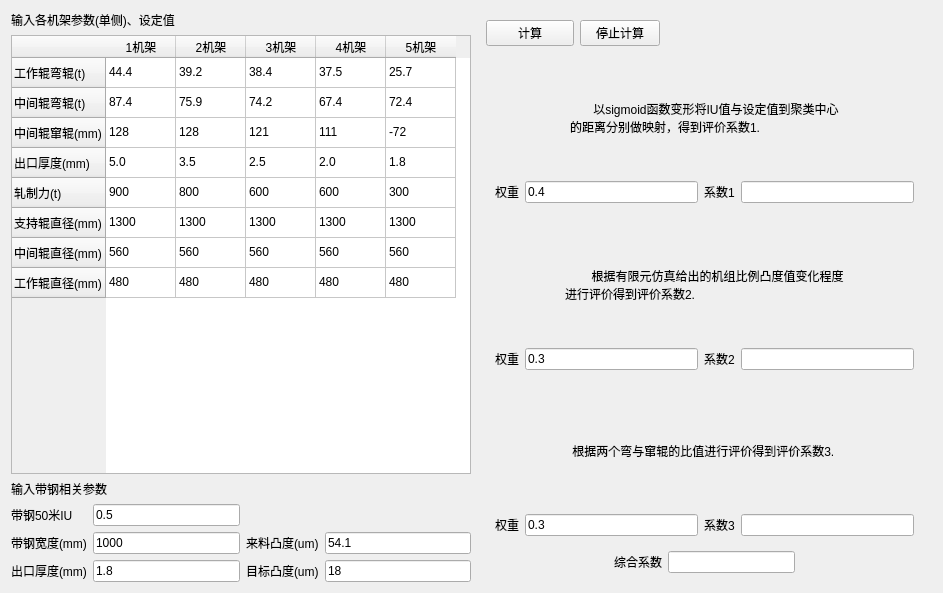
<?xml version="1.0" encoding="UTF-8"?>
<ui version="4.0">
 <class>PresetEvaluate</class>
 <widget class="QWidget" name="PresetEvaluate">
  <property name="geometry">
   <rect>
    <x>0</x>
    <y>0</y>
    <width>943</width>
    <height>593</height>
   </rect>
  </property>
  <property name="windowTitle">
   <string>预设定值评价</string>
  </property>
  <layout class="QHBoxLayout" name="horizontalLayout_9">
   <item>
    <widget class="CardWidget" name="CardWidget">
     <layout class="QVBoxLayout" name="verticalLayout_5" stretch="0,0,0,0">
      <property name="leftMargin">
       <number>0</number>
      </property>
      <property name="topMargin">
       <number>0</number>
      </property>
      <property name="rightMargin">
       <number>0</number>
      </property>
      <property name="bottomMargin">
       <number>0</number>
      </property>
      <item>
       <widget class="SubtitleLabel" name="SubtitleLabel">
        <property name="text">
         <string>输入各机架参数(单侧)、设定值</string>
        </property>
       </widget>
      </item>
      <item>
       <widget class="TableWidget" name="TableWidget">
        <property name="sizeAdjustPolicy">
         <enum>QAbstractScrollArea::AdjustToContents</enum>
        </property>
        <attribute name="horizontalHeaderDefaultSectionSize">
         <number>70</number>
        </attribute>
        <row>
         <property name="text">
          <string>工作辊弯辊(t)</string>
         </property>
        </row>
        <row>
         <property name="text">
          <string>中间辊弯辊(t)</string>
         </property>
        </row>
        <row>
         <property name="text">
          <string>中间辊窜辊(mm)</string>
         </property>
        </row>
        <row>
         <property name="text">
          <string>出口厚度(mm)</string>
         </property>
        </row>
        <row>
         <property name="text">
          <string>轧制力(t)</string>
         </property>
        </row>
        <row>
         <property name="text">
          <string>支持辊直径(mm)</string>
         </property>
        </row>
        <row>
         <property name="text">
          <string>中间辊直径(mm)</string>
         </property>
        </row>
        <row>
         <property name="text">
          <string>工作辊直径(mm)</string>
         </property>
        </row>
        <column>
         <property name="text">
          <string>1机架</string>
         </property>
        </column>
        <column>
         <property name="text">
          <string>2机架</string>
         </property>
        </column>
        <column>
         <property name="text">
          <string>3机架</string>
         </property>
        </column>
        <column>
         <property name="text">
          <string>4机架</string>
         </property>
        </column>
        <column>
         <property name="text">
          <string>5机架</string>
         </property>
        </column>
        <item row="0" column="0">
         <property name="text">
          <string>44.4  </string>
         </property>
        </item>
        <item row="0" column="1">
         <property name="text">
          <string>39.2</string>
         </property>
        </item>
        <item row="0" column="2">
         <property name="text">
          <string>38.4 </string>
         </property>
        </item>
        <item row="0" column="3">
         <property name="text">
          <string>37.5</string>
         </property>
        </item>
        <item row="0" column="4">
         <property name="text">
          <string>25.7</string>
         </property>
        </item>
        <item row="1" column="0">
         <property name="text">
          <string>87.4 </string>
         </property>
        </item>
        <item row="1" column="1">
         <property name="text">
          <string>75.9 </string>
         </property>
        </item>
        <item row="1" column="2">
         <property name="text">
          <string>74.2 </string>
         </property>
        </item>
        <item row="1" column="3">
         <property name="text">
          <string>67.4 </string>
         </property>
        </item>
        <item row="1" column="4">
         <property name="text">
          <string>72.4</string>
         </property>
        </item>
        <item row="2" column="0">
         <property name="text">
          <string>128 </string>
         </property>
        </item>
        <item row="2" column="1">
         <property name="text">
          <string>128 </string>
         </property>
        </item>
        <item row="2" column="2">
         <property name="text">
          <string>121 </string>
         </property>
        </item>
        <item row="2" column="3">
         <property name="text">
          <string>111 </string>
         </property>
        </item>
        <item row="2" column="4">
         <property name="text">
          <string>-72</string>
         </property>
        </item>
        <item row="3" column="0">
         <property name="text">
          <string>5.0</string>
         </property>
        </item>
        <item row="3" column="1">
         <property name="text">
          <string>3.5</string>
         </property>
        </item>
        <item row="3" column="2">
         <property name="text">
          <string>2.5</string>
         </property>
        </item>
        <item row="3" column="3">
         <property name="text">
          <string>2.0</string>
         </property>
        </item>
        <item row="3" column="4">
         <property name="text">
          <string>1.8</string>
         </property>
        </item>
        <item row="4" column="0">
         <property name="text">
          <string>900</string>
         </property>
        </item>
        <item row="4" column="1">
         <property name="text">
          <string>800</string>
         </property>
        </item>
        <item row="4" column="2">
         <property name="text">
          <string>600</string>
         </property>
        </item>
        <item row="4" column="3">
         <property name="text">
          <string>600</string>
         </property>
        </item>
        <item row="4" column="4">
         <property name="text">
          <string>300</string>
         </property>
        </item>
        <item row="5" column="0">
         <property name="text">
          <string>1300</string>
         </property>
        </item>
        <item row="5" column="1">
         <property name="text">
          <string>1300</string>
         </property>
        </item>
        <item row="5" column="2">
         <property name="text">
          <string>1300</string>
         </property>
        </item>
        <item row="5" column="3">
         <property name="text">
          <string>1300</string>
         </property>
        </item>
        <item row="5" column="4">
         <property name="text">
          <string>1300</string>
         </property>
        </item>
        <item row="6" column="0">
         <property name="text">
          <string>560</string>
         </property>
        </item>
        <item row="6" column="1">
         <property name="text">
          <string>560</string>
         </property>
        </item>
        <item row="6" column="2">
         <property name="text">
          <string>560</string>
         </property>
        </item>
        <item row="6" column="3">
         <property name="text">
          <string>560</string>
         </property>
        </item>
        <item row="6" column="4">
         <property name="text">
          <string>560</string>
         </property>
        </item>
        <item row="7" column="0">
         <property name="text">
          <string>480</string>
         </property>
        </item>
        <item row="7" column="1">
         <property name="text">
          <string>480</string>
         </property>
        </item>
        <item row="7" column="2">
         <property name="text">
          <string>480</string>
         </property>
        </item>
        <item row="7" column="3">
         <property name="text">
          <string>480</string>
         </property>
        </item>
        <item row="7" column="4">
         <property name="text">
          <string>480</string>
         </property>
        </item>
       </widget>
      </item>
      <item>
       <widget class="SubtitleLabel" name="SubtitleLabel_2">
        <property name="text">
         <string>输入带钢相关参数</string>
        </property>
       </widget>
      </item>
      <item>
       <layout class="QGridLayout" name="gridLayout">
        <item row="2" column="2">
         <widget class="CaptionLabel" name="CaptionLabel_6">
          <property name="text">
           <string>来料凸度(um)</string>
          </property>
         </widget>
        </item>
        <item row="3" column="1">
         <widget class="LineEdit" name="exitThicknessLineEdit">
          <property name="text">
           <string>1.8</string>
          </property>
         </widget>
        </item>
        <item row="3" column="0">
         <widget class="CaptionLabel" name="CaptionLabel_5">
          <property name="text">
           <string>出口厚度(mm)</string>
          </property>
         </widget>
        </item>
        <item row="2" column="3">
         <widget class="LineEdit" name="materialConvexityLineEdit">
          <property name="text">
           <string>54.1</string>
          </property>
         </widget>
        </item>
        <item row="1" column="1">
         <widget class="LineEdit" name="IULineEdit">
          <property name="text">
           <string>0.5</string>
          </property>
         </widget>
        </item>
        <item row="3" column="2">
         <widget class="CaptionLabel" name="CaptionLabel_7">
          <property name="text">
           <string>目标凸度(um)</string>
          </property>
         </widget>
        </item>
        <item row="1" column="0">
         <widget class="CaptionLabel" name="CaptionLabel_3">
          <property name="text">
           <string>带钢50米IU</string>
          </property>
         </widget>
        </item>
        <item row="2" column="0">
         <widget class="CaptionLabel" name="CaptionLabel_2">
          <property name="text">
           <string>带钢宽度(mm)</string>
          </property>
         </widget>
        </item>
        <item row="2" column="1">
         <widget class="LineEdit" name="stripWidthLineEdit">
          <property name="text">
           <string>1000</string>
          </property>
         </widget>
        </item>
        <item row="3" column="3">
         <widget class="LineEdit" name="targetConvexityLineEdit">
          <property name="text">
           <string>18</string>
          </property>
         </widget>
        </item>
       </layout>
      </item>
     </layout>
    </widget>
   </item>
   <item>
    <widget class="CardWidget" name="CardWidget_2">
     <layout class="QVBoxLayout" name="verticalLayout_4" stretch="0,3,3,3,0">
      <item>
       <layout class="QHBoxLayout" name="horizontalLayout_10" stretch="1,0,3">
        <item>
         <widget class="PrimaryPushButton" name="calculatePushButton">
          <property name="text">
           <string>计算</string>
          </property>
         </widget>
        </item>
        <item>
         <widget class="PrimaryPushButton" name="stopCalculatePushButton">
          <property name="text">
           <string>停止计算</string>
          </property>
         </widget>
        </item>
        <item>
         <spacer name="horizontalSpacer_7">
          <property name="orientation">
           <enum>Qt::Horizontal</enum>
          </property>
          <property name="sizeHint" stdset="0">
           <size>
            <width>40</width>
            <height>20</height>
           </size>
          </property>
         </spacer>
        </item>
       </layout>
      </item>
      <item>
       <widget class="CardWidget" name="CardWidget_3">
        <layout class="QVBoxLayout" name="verticalLayout">
         <item>
          <layout class="QHBoxLayout" name="horizontalLayout_2">
           <item>
            <spacer name="horizontalSpacer_3">
             <property name="orientation">
              <enum>Qt::Horizontal</enum>
             </property>
             <property name="sizeHint" stdset="0">
              <size>
               <width>40</width>
               <height>20</height>
              </size>
             </property>
            </spacer>
           </item>
           <item>
            <widget class="BodyLabel" name="BodyLabel">
             <property name="text">
              <string>       以sigmoid函数变形将IU值与设定值到聚类中心的距离分别做映射，得到评价系数1.</string>
             </property>
             <property name="wordWrap">
              <bool>true</bool>
             </property>
            </widget>
           </item>
           <item>
            <spacer name="horizontalSpacer_4">
             <property name="orientation">
              <enum>Qt::Horizontal</enum>
             </property>
             <property name="sizeHint" stdset="0">
              <size>
               <width>40</width>
               <height>20</height>
              </size>
             </property>
            </spacer>
           </item>
          </layout>
         </item>
         <item>
          <layout class="QHBoxLayout" name="horizontalLayout">
           <item>
            <widget class="SubtitleLabel" name="SubtitleLabel_6">
             <property name="text">
              <string>权重</string>
             </property>
            </widget>
           </item>
           <item>
            <widget class="LineEdit" name="proportion_1">
             <property name="text">
              <string>0.4</string>
             </property>
            </widget>
           </item>
           <item>
            <widget class="SubtitleLabel" name="SubtitleLabel_3">
             <property name="text">
              <string>系数1</string>
             </property>
            </widget>
           </item>
           <item>
            <widget class="LineEdit" name="coefficientLineEdit_1"/>
           </item>
          </layout>
         </item>
        </layout>
       </widget>
      </item>
      <item>
       <widget class="CardWidget" name="CardWidget_4">
        <layout class="QVBoxLayout" name="verticalLayout_2">
         <item>
          <layout class="QHBoxLayout" name="horizontalLayout_4">
           <item>
            <spacer name="horizontalSpacer">
             <property name="orientation">
              <enum>Qt::Horizontal</enum>
             </property>
             <property name="sizeHint" stdset="0">
              <size>
               <width>40</width>
               <height>20</height>
              </size>
             </property>
            </spacer>
           </item>
           <item>
            <widget class="BodyLabel" name="BodyLabel_2">
             <property name="text">
              <string>        根据有限元仿真给出的机组比例凸度值变化程度进行评价得到评价系数2.</string>
             </property>
             <property name="wordWrap">
              <bool>true</bool>
             </property>
            </widget>
           </item>
           <item>
            <spacer name="horizontalSpacer_2">
             <property name="orientation">
              <enum>Qt::Horizontal</enum>
             </property>
             <property name="sizeHint" stdset="0">
              <size>
               <width>40</width>
               <height>20</height>
              </size>
             </property>
            </spacer>
           </item>
          </layout>
         </item>
         <item>
          <layout class="QHBoxLayout" name="horizontalLayout_3">
           <item>
            <widget class="SubtitleLabel" name="SubtitleLabel_7">
             <property name="text">
              <string>权重</string>
             </property>
            </widget>
           </item>
           <item>
            <widget class="LineEdit" name="proportion_2">
             <property name="text">
              <string>0.3</string>
             </property>
            </widget>
           </item>
           <item>
            <widget class="SubtitleLabel" name="SubtitleLabel_4">
             <property name="text">
              <string>系数2</string>
             </property>
            </widget>
           </item>
           <item>
            <widget class="LineEdit" name="coefficientLineEdit_2"/>
           </item>
          </layout>
         </item>
        </layout>
       </widget>
      </item>
      <item>
       <widget class="CardWidget" name="CardWidget_5">
        <layout class="QVBoxLayout" name="verticalLayout_3">
         <item>
          <layout class="QHBoxLayout" name="horizontalLayout_6">
           <item>
            <spacer name="horizontalSpacer_5">
             <property name="orientation">
              <enum>Qt::Horizontal</enum>
             </property>
             <property name="sizeHint" stdset="0">
              <size>
               <width>38</width>
               <height>20</height>
              </size>
             </property>
            </spacer>
           </item>
           <item>
            <widget class="BodyLabel" name="BodyLabel_3">
             <property name="minimumSize">
              <size>
               <width>312</width>
               <height>0</height>
              </size>
             </property>
             <property name="maximumSize">
              <size>
               <width>315</width>
               <height>16777215</height>
              </size>
             </property>
             <property name="text">
              <string>       根据两个弯与窜辊的比值进行评价得到评价系数3.</string>
             </property>
             <property name="wordWrap">
              <bool>true</bool>
             </property>
            </widget>
           </item>
           <item>
            <spacer name="horizontalSpacer_6">
             <property name="orientation">
              <enum>Qt::Horizontal</enum>
             </property>
             <property name="sizeHint" stdset="0">
              <size>
               <width>40</width>
               <height>20</height>
              </size>
             </property>
            </spacer>
           </item>
          </layout>
         </item>
         <item>
          <layout class="QHBoxLayout" name="horizontalLayout_5">
           <item>
            <widget class="SubtitleLabel" name="SubtitleLabel_8">
             <property name="text">
              <string>权重</string>
             </property>
            </widget>
           </item>
           <item>
            <widget class="LineEdit" name="proportion_3">
             <property name="text">
              <string>0.3</string>
             </property>
            </widget>
           </item>
           <item>
            <widget class="SubtitleLabel" name="SubtitleLabel_5">
             <property name="text">
              <string>系数3</string>
             </property>
            </widget>
           </item>
           <item>
            <widget class="LineEdit" name="coefficientLineEdit_3"/>
           </item>
          </layout>
         </item>
        </layout>
       </widget>
      </item>
      <item>
       <layout class="QHBoxLayout" name="horizontalLayout_11" stretch="0,0,0,0">
        <item>
         <spacer name="horizontalSpacer_9">
          <property name="orientation">
           <enum>Qt::Horizontal</enum>
          </property>
          <property name="sizeHint" stdset="0">
           <size>
            <width>40</width>
            <height>20</height>
           </size>
          </property>
         </spacer>
        </item>
        <item>
         <widget class="SubtitleLabel" name="SubtitleLabel_9">
          <property name="text">
           <string>综合系数</string>
          </property>
         </widget>
        </item>
        <item>
         <widget class="LineEdit" name="coefficientLineEdit_final"/>
        </item>
        <item>
         <spacer name="horizontalSpacer_8">
          <property name="orientation">
           <enum>Qt::Horizontal</enum>
          </property>
          <property name="sizeHint" stdset="0">
           <size>
            <width>40</width>
            <height>20</height>
           </size>
          </property>
         </spacer>
        </item>
       </layout>
      </item>
     </layout>
    </widget>
   </item>
  </layout>
 </widget>
 <customwidgets>
  <customwidget>
   <class>PushButton</class>
   <extends>QPushButton</extends>
   <header>qfluentwidgets</header>
  </customwidget>
  <customwidget>
   <class>PrimaryPushButton</class>
   <extends>PushButton</extends>
   <header>qfluentwidgets</header>
  </customwidget>
  <customwidget>
   <class>CardWidget</class>
   <extends>QFrame</extends>
   <header>qfluentwidgets</header>
   <container>1</container>
  </customwidget>
  <customwidget>
   <class>CaptionLabel</class>
   <extends>QLabel</extends>
   <header>qfluentwidgets</header>
  </customwidget>
  <customwidget>
   <class>BodyLabel</class>
   <extends>QLabel</extends>
   <header>qfluentwidgets</header>
  </customwidget>
  <customwidget>
   <class>SubtitleLabel</class>
   <extends>QLabel</extends>
   <header>qfluentwidgets</header>
  </customwidget>
  <customwidget>
   <class>LineEdit</class>
   <extends>QLineEdit</extends>
   <header>qfluentwidgets</header>
  </customwidget>
  <customwidget>
   <class>TableWidget</class>
   <extends>QTableWidget</extends>
   <header>qfluentwidgets</header>
  </customwidget>
 </customwidgets>
 <resources/>
 <connections/>
</ui>
